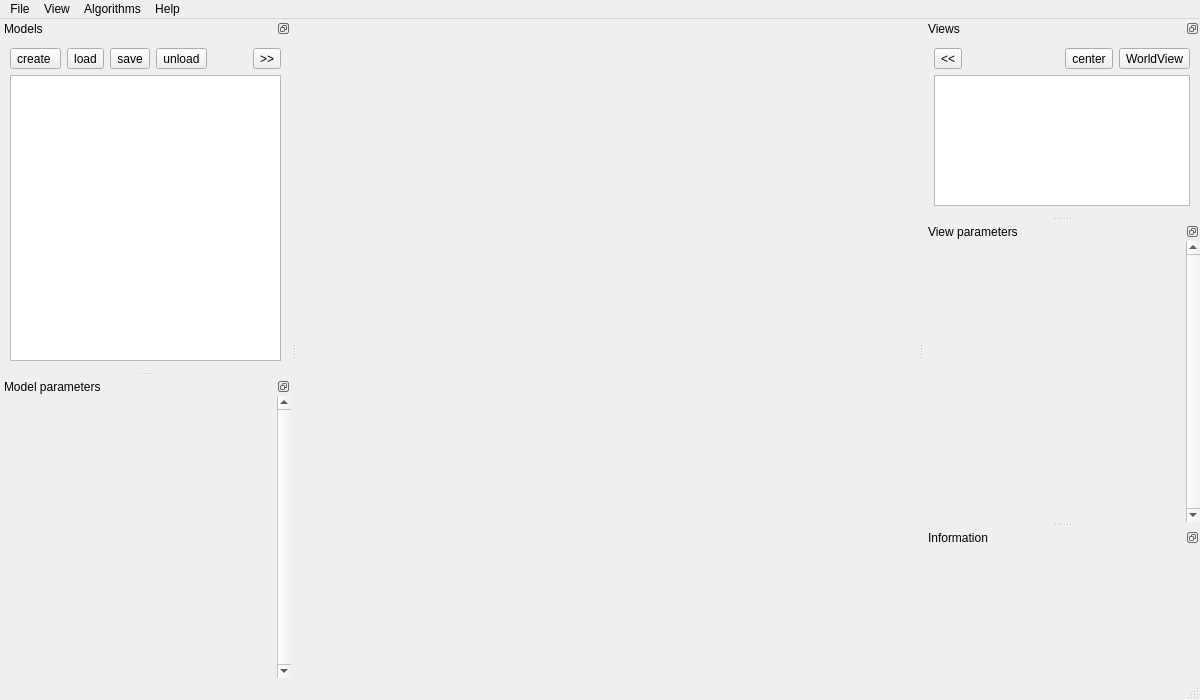
<?xml version="1.0" encoding="UTF-8"?>
<ui version="4.0">
 <class>MainWindowBase</class>
 <widget class="QMainWindow" name="MainWindowBase">
  <property name="geometry">
   <rect>
    <x>0</x>
    <y>0</y>
    <width>1200</width>
    <height>700</height>
   </rect>
  </property>
  <property name="minimumSize">
   <size>
    <width>800</width>
    <height>600</height>
   </size>
  </property>
  <property name="baseSize">
   <size>
    <width>1200</width>
    <height>700</height>
   </size>
  </property>
  <property name="windowTitle">
   <string>MainWindow</string>
  </property>
  <widget class="QWidget" name="centralwidget"/>
  <widget class="QMenuBar" name="menubar">
   <property name="geometry">
    <rect>
     <x>0</x>
     <y>0</y>
     <width>1200</width>
     <height>22</height>
    </rect>
   </property>
   <widget class="QMenu" name="menuFile">
    <property name="title">
     <string>File</string>
    </property>
    <widget class="QMenu" name="menuImport">
     <property name="title">
      <string>Import</string>
     </property>
    </widget>
    <widget class="QMenu" name="menuExport">
     <property name="title">
      <string>Export</string>
     </property>
    </widget>
    <widget class="QMenu" name="menuCreate">
     <property name="title">
      <string>Create data</string>
     </property>
    </widget>
    <widget class="QMenu" name="menuLoad_recent_data">
     <property name="title">
      <string>Load recent data</string>
     </property>
    </widget>
    <addaction name="menuCreate"/>
    <addaction name="separator"/>
    <addaction name="actionLoad_data"/>
    <addaction name="menuLoad_recent_data"/>
    <addaction name="separator"/>
    <addaction name="actionSave_current_data"/>
    <addaction name="actionShow_current_data"/>
    <addaction name="actionUnload_current_data"/>
    <addaction name="separator"/>
    <addaction name="actionSave_workspace"/>
    <addaction name="actionRestore_workspace"/>
    <addaction name="separator"/>
    <addaction name="menuImport"/>
    <addaction name="menuExport"/>
    <addaction name="separator"/>
    <addaction name="actionQuit"/>
   </widget>
   <widget class="QMenu" name="menuView">
    <property name="enabled">
     <bool>true</bool>
    </property>
    <property name="title">
     <string>View</string>
    </property>
    <addaction name="actionZoom_in"/>
    <addaction name="actionZoom_out"/>
    <addaction name="separator"/>
    <addaction name="actionNormal_size"/>
    <addaction name="separator"/>
    <addaction name="actionWorld_view"/>
    <addaction name="separator"/>
    <addaction name="actionPrint"/>
    <addaction name="actionExport_View_to_PDF"/>
    <addaction name="actionExport_View_to_SVG"/>
   </widget>
   <widget class="QMenu" name="menuHelp">
    <property name="title">
     <string>Help</string>
    </property>
    <addaction name="actionHelp"/>
    <addaction name="actionAbout"/>
   </widget>
   <widget class="QMenu" name="menuAlgorithms">
    <property name="title">
     <string>Algorithms</string>
    </property>
   </widget>
   <addaction name="menuFile"/>
   <addaction name="menuView"/>
   <addaction name="menuAlgorithms"/>
   <addaction name="menuHelp"/>
  </widget>
  <widget class="QStatusBar" name="statusbar"/>
  <widget class="QDockWidget" name="dockViews">
   <property name="minimumSize">
    <size>
     <width>235</width>
     <height>163</height>
    </size>
   </property>
   <property name="features">
    <set>QDockWidget::DockWidgetFloatable|QDockWidget::DockWidgetMovable</set>
   </property>
   <property name="allowedAreas">
    <set>Qt::LeftDockWidgetArea|Qt::RightDockWidgetArea</set>
   </property>
   <property name="windowTitle">
    <string>Views</string>
   </property>
   <attribute name="dockWidgetArea">
    <number>2</number>
   </attribute>
   <widget class="QWidget" name="layoutDockLayers">
    <layout class="QVBoxLayout" name="verticalLayout">
     <property name="margin">
      <number>10</number>
     </property>
     <item>
      <layout class="QHBoxLayout" name="horizontalLayout_2">
       <item>
        <widget class="QToolButton" name="btnRemoveItemView">
         <property name="sizePolicy">
          <sizepolicy hsizetype="Fixed" vsizetype="Fixed">
           <horstretch>0</horstretch>
           <verstretch>0</verstretch>
          </sizepolicy>
         </property>
         <property name="text">
          <string>&lt;&lt;</string>
         </property>
        </widget>
       </item>
       <item>
        <spacer name="horizontalSpacer_2">
         <property name="orientation">
          <enum>Qt::Horizontal</enum>
         </property>
         <property name="sizeHint" stdset="0">
          <size>
           <width>40</width>
           <height>20</height>
          </size>
         </property>
        </spacer>
       </item>
       <item>
        <widget class="QToolButton" name="btnCenterOnModelView">
         <property name="text">
          <string>center</string>
         </property>
        </widget>
       </item>
       <item>
        <widget class="QToolButton" name="btnWorldView">
         <property name="text">
          <string>WorldView</string>
         </property>
         <property name="checkable">
          <bool>true</bool>
         </property>
         <property name="checked">
          <bool>false</bool>
         </property>
        </widget>
       </item>
      </layout>
     </item>
     <item>
      <widget class="QListWidget" name="listViews">
       <property name="dragEnabled">
        <bool>true</bool>
       </property>
       <property name="dragDropMode">
        <enum>QAbstractItemView::InternalMove</enum>
       </property>
      </widget>
     </item>
    </layout>
   </widget>
  </widget>
  <widget class="QDockWidget" name="dockViewParameters">
   <property name="minimumSize">
    <size>
     <width>102</width>
     <height>300</height>
    </size>
   </property>
   <property name="features">
    <set>QDockWidget::DockWidgetFloatable|QDockWidget::DockWidgetMovable</set>
   </property>
   <property name="windowTitle">
    <string>View parameters</string>
   </property>
   <attribute name="dockWidgetArea">
    <number>2</number>
   </attribute>
   <widget class="QWidget" name="dockWidgetContents">
    <layout class="QGridLayout" name="gridLayout_2">
     <property name="margin">
      <number>0</number>
     </property>
     <item row="0" column="0">
      <widget class="QScrollArea" name="scrViewParameters">
       <property name="frameShape">
        <enum>QFrame::NoFrame</enum>
       </property>
       <property name="verticalScrollBarPolicy">
        <enum>Qt::ScrollBarAlwaysOn</enum>
       </property>
       <property name="horizontalScrollBarPolicy">
        <enum>Qt::ScrollBarAlwaysOff</enum>
       </property>
       <property name="widgetResizable">
        <bool>true</bool>
       </property>
       <widget class="QWidget" name="scrollAreaWidgetContents">
        <property name="geometry">
         <rect>
          <x>0</x>
          <y>0</y>
          <width>261</width>
          <height>274</height>
         </rect>
        </property>
       </widget>
      </widget>
     </item>
    </layout>
   </widget>
  </widget>
  <widget class="QDockWidget" name="dockInformation">
   <property name="minimumSize">
    <size>
     <width>78</width>
     <height>150</height>
    </size>
   </property>
   <property name="features">
    <set>QDockWidget::DockWidgetFloatable|QDockWidget::DockWidgetMovable</set>
   </property>
   <property name="windowTitle">
    <string>Information</string>
   </property>
   <attribute name="dockWidgetArea">
    <number>2</number>
   </attribute>
   <widget class="QWidget" name="dockWidgetContents_2">
    <layout class="QGridLayout" name="gridLayout">
     <property name="margin">
      <number>10</number>
     </property>
     <item row="0" column="0">
      <widget class="QLabel" name="lblStatusInformation">
       <property name="text">
        <string/>
       </property>
       <property name="scaledContents">
        <bool>true</bool>
       </property>
       <property name="wordWrap">
        <bool>true</bool>
       </property>
      </widget>
     </item>
    </layout>
   </widget>
  </widget>
  <widget class="QDockWidget" name="dockModels">
   <property name="features">
    <set>QDockWidget::DockWidgetFloatable|QDockWidget::DockWidgetMovable</set>
   </property>
   <property name="allowedAreas">
    <set>Qt::BottomDockWidgetArea|Qt::LeftDockWidgetArea|Qt::TopDockWidgetArea</set>
   </property>
   <property name="windowTitle">
    <string>Models</string>
   </property>
   <attribute name="dockWidgetArea">
    <number>1</number>
   </attribute>
   <widget class="QWidget" name="dockWidgetContents_3">
    <layout class="QVBoxLayout" name="verticalLayout_2">
     <property name="spacing">
      <number>-1</number>
     </property>
     <property name="margin">
      <number>10</number>
     </property>
     <item>
      <layout class="QHBoxLayout" name="horizontalLayout">
       <item>
        <widget class="QToolButton" name="btnCreateItem">
         <property name="text">
          <string>create </string>
         </property>
        </widget>
       </item>
       <item>
        <widget class="QToolButton" name="btnLoadItem">
         <property name="text">
          <string>load</string>
         </property>
        </widget>
       </item>
       <item>
        <widget class="QToolButton" name="btnSaveItem">
         <property name="text">
          <string>save</string>
         </property>
        </widget>
       </item>
       <item>
        <widget class="QToolButton" name="btnRemoveItem">
         <property name="sizePolicy">
          <sizepolicy hsizetype="Fixed" vsizetype="Fixed">
           <horstretch>0</horstretch>
           <verstretch>0</verstretch>
          </sizepolicy>
         </property>
         <property name="text">
          <string>unload</string>
         </property>
        </widget>
       </item>
       <item>
        <spacer name="horizontalSpacer">
         <property name="orientation">
          <enum>Qt::Horizontal</enum>
         </property>
         <property name="sizeHint" stdset="0">
          <size>
           <width>40</width>
           <height>20</height>
          </size>
         </property>
        </spacer>
       </item>
       <item>
        <widget class="QToolButton" name="btnShowModel">
         <property name="text">
          <string>&gt;&gt;</string>
         </property>
        </widget>
       </item>
      </layout>
     </item>
     <item>
      <widget class="QListWidget" name="listModels">
       <property name="dragEnabled">
        <bool>true</bool>
       </property>
       <property name="dragDropMode">
        <enum>QAbstractItemView::InternalMove</enum>
       </property>
      </widget>
     </item>
    </layout>
   </widget>
  </widget>
  <widget class="QDockWidget" name="dockModelParameters">
   <property name="minimumSize">
    <size>
     <width>102</width>
     <height>220</height>
    </size>
   </property>
   <property name="baseSize">
    <size>
     <width>0</width>
     <height>220</height>
    </size>
   </property>
   <property name="features">
    <set>QDockWidget::DockWidgetFloatable|QDockWidget::DockWidgetMovable</set>
   </property>
   <property name="allowedAreas">
    <set>Qt::BottomDockWidgetArea|Qt::LeftDockWidgetArea|Qt::TopDockWidgetArea</set>
   </property>
   <property name="windowTitle">
    <string>Model parameters</string>
   </property>
   <attribute name="dockWidgetArea">
    <number>1</number>
   </attribute>
   <widget class="QWidget" name="dockWidgetContents_4">
    <layout class="QGridLayout" name="gridLayout_3">
     <property name="margin">
      <number>0</number>
     </property>
     <item row="0" column="0">
      <widget class="QScrollArea" name="scrModelParameters">
       <property name="frameShape">
        <enum>QFrame::NoFrame</enum>
       </property>
       <property name="verticalScrollBarPolicy">
        <enum>Qt::ScrollBarAlwaysOn</enum>
       </property>
       <property name="horizontalScrollBarPolicy">
        <enum>Qt::ScrollBarAlwaysOff</enum>
       </property>
       <property name="widgetResizable">
        <bool>true</bool>
       </property>
       <widget class="QWidget" name="scrollAreaWidgetContents_2">
        <property name="geometry">
         <rect>
          <x>0</x>
          <y>0</y>
          <width>298</width>
          <height>268</height>
         </rect>
        </property>
       </widget>
      </widget>
     </item>
    </layout>
   </widget>
  </widget>
  <action name="actionLoad_data">
   <property name="text">
    <string>Load data</string>
   </property>
   <property name="shortcut">
    <string>Ctrl+L</string>
   </property>
  </action>
  <action name="actionQuit">
   <property name="text">
    <string>&amp;Quit</string>
   </property>
   <property name="shortcut">
    <string>Ctrl+E</string>
   </property>
  </action>
  <action name="actionZoom_in">
   <property name="text">
    <string>Zoom in</string>
   </property>
   <property name="shortcut">
    <string>Ctrl++</string>
   </property>
  </action>
  <action name="actionZoom_out">
   <property name="text">
    <string>Zoom out</string>
   </property>
   <property name="shortcut">
    <string>Ctrl+-</string>
   </property>
  </action>
  <action name="actionHelp">
   <property name="text">
    <string>Help</string>
   </property>
  </action>
  <action name="actionAbout">
   <property name="text">
    <string>About</string>
   </property>
  </action>
  <action name="actionPrint">
   <property name="text">
    <string>Print View</string>
   </property>
   <property name="shortcut">
    <string>Ctrl+P</string>
   </property>
  </action>
  <action name="actionSave_current_data">
   <property name="text">
    <string>&amp;Save current data</string>
   </property>
   <property name="shortcut">
    <string>Ctrl+S</string>
   </property>
  </action>
  <action name="actionExport_View_to_PDF">
   <property name="text">
    <string>&amp;Export View to PDF</string>
   </property>
   <property name="shortcut">
    <string>Ctrl+E</string>
   </property>
  </action>
  <action name="actionNormal_size">
   <property name="text">
    <string>Normal size</string>
   </property>
   <property name="shortcut">
    <string>Ctrl+0</string>
   </property>
  </action>
  <action name="actionShow_current_data">
   <property name="text">
    <string>Show current data</string>
   </property>
  </action>
  <action name="actionUnload_current_data">
   <property name="text">
    <string>Unload current data</string>
   </property>
  </action>
  <action name="actionWorld_view">
   <property name="checkable">
    <bool>true</bool>
   </property>
   <property name="text">
    <string>World view</string>
   </property>
  </action>
  <action name="actionExport_View_to_SVG">
   <property name="text">
    <string>Export View to SVG</string>
   </property>
  </action>
  <action name="actionSave_workspace">
   <property name="text">
    <string>Save workspace</string>
   </property>
  </action>
  <action name="actionRestore_workspace">
   <property name="text">
    <string>Restore workspace</string>
   </property>
  </action>
 </widget>
 <resources/>
 <connections/>
</ui>
